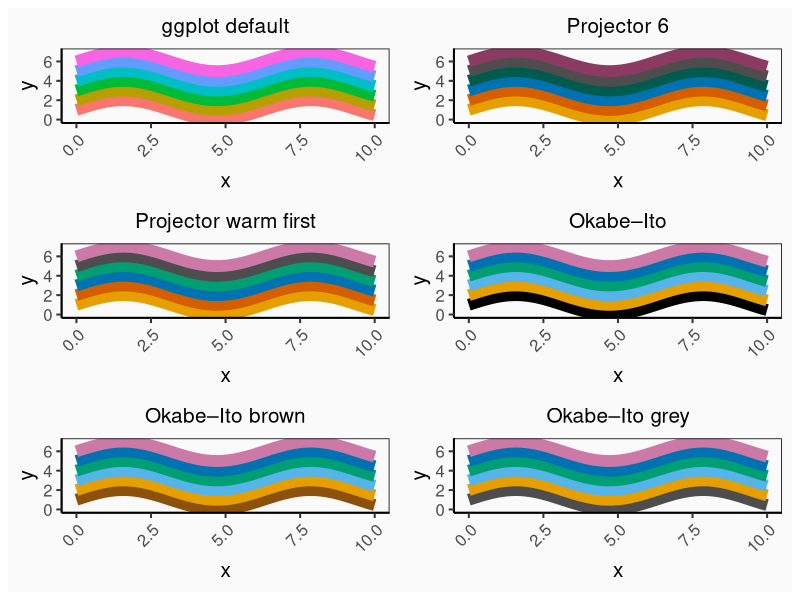
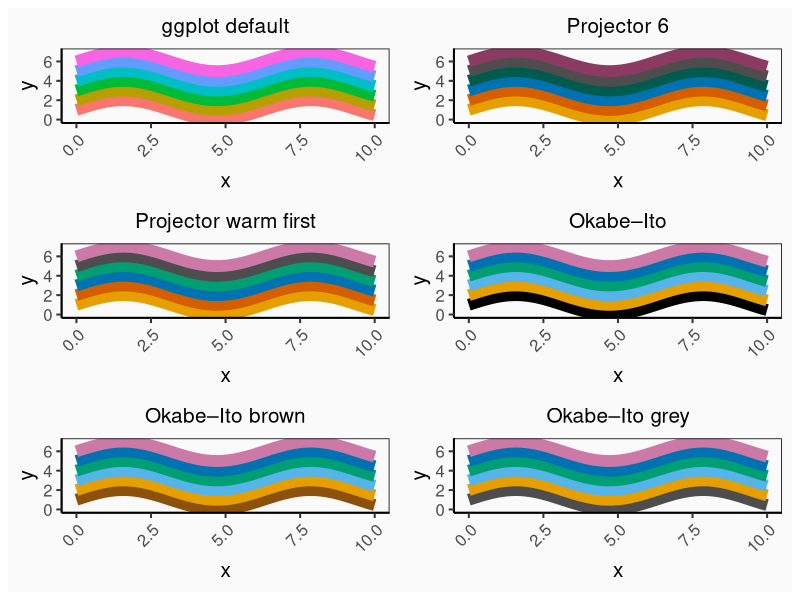

These charts were generated, in order, by the following R code:
library(ggplot2)
library(patchwork)
library(viridis)
library(RColorBrewer)

# reset the defaults
rm(scale_colour_discrete, scale_color_discrete)

# plot background
my_theme <- function() {
  theme_bw(base_size = 15) +
    theme(
      panel.background = element_rect(fill = "#FAFAFA"),
      plot.background  = element_rect(fill = "#FAFAFA", colour = NA),
      plot.title = element_text(hjust = 0.5, size = 1.0 * 15),
      plot.subtitle = element_text(hjust = 0.5),
      plot.caption = element_text(),
      axis.text.x = element_text(angle = 45, hjust = 1),
      panel.grid.major = element_blank(),
      panel.grid.minor = element_blank(),
      axis.line        = element_line(colour = "black")
    )
}


# Define Okabe–Ito (6 colours)
okabe_ito_cols <- c(
  "#000000",  # black
  "#E69F00",  # orange
  "#56B4E9",  # sky blue
  "#009E73",  # bluish green
  "#0072B2",  # blue
  "#CC79A7"   # purple
)

okabe_ito_brown <- c(
  "#8C510A",  # dark brown
  "#E69F00",  # orange
  "#56B4E9",  # sky blue
  "#009E73",  # bluish green
  "#0072B2",  # blue
  "#CC79A7"   # purple
)

okabe_ito_grey <- c(
  "#4D4D4D",  # dark grey (instead of black)
  "#E69F00",  # orange
  "#56B4E9",  # sky blue
  "#009E73",  # bluish green
  "#0072B2",  # blue
  "#CC79A7"   # purple
)

# Projector-optimised 6-line palette (high luminance separation)
# This is the safest palette I know for bad rooms:
#Why this works:
#No pastel colours
#No light yellows
#Strong differences in brightness
#All survive saturation loss

projector_cols <- c(
  "#4D4D4D",  # dark grey (very stable)
  "#E69F00",  # orange (projects well)
  "#0072B2",  # strong blue (survives washout)
  "#009E73",  # bluish green (distinct from blue)
  "#D55E00",  # vermillion (high contrast)
  "#CC79A7"   # purple (still separable when faded)
)

projector_cols_warm_first <- c(
  "#E69F00",  # orange
  "#D55E00",  # vermillion
  "#0072B2",  # strong blue
  "#009E73",  # bluish green
  "#4D4D4D",  # dark grey (last)
  "#CC79A7"  # purple
)

projector6 <- c(
  "#E69F00", # orange  (very stable)
  "#D55E00", # vermillion (very stable)
  "#0072B2", # blue (stable)
  "#005B4F", # deep teal (stronger than #009E73 on projectors)
  "#4D4D4D",  # dark grey (stable)
  "#8B3A62" # dark purple/magenta (holds up better than #CC79A7)
)

# Example data: 6 trajectories
df <- expand.grid(
  x = seq(0, 10, length.out = 100),
  group = factor(paste0("Line ", 1:6))
)
df$y <- with(df, as.numeric(group) + sin(x))

base_plot <- ggplot(df, aes(x, y, colour = group)) +
  geom_line(linewidth = 4) +
  my_theme() +
  theme(legend.position = "none")

p_default <- base_plot +
  scale_colour_discrete() +
  ggtitle("ggplot default")

p_dark2 <- base_plot +
  scale_colour_brewer(palette = "Dark2") +
  ggtitle("Dark2")

p_viridis <- base_plot +
  scale_colour_viridis_d() +
  ggtitle("Viridis (discrete)")

p_okabe <- base_plot +
  scale_colour_manual(values = okabe_ito_cols) +
  ggtitle("Okabe–Ito")

p_okabe_brown <- base_plot +
  scale_colour_manual(values = okabe_ito_brown) +
  ggtitle("Okabe–Ito brown")

p_okabe_grey <- base_plot +
  scale_colour_manual(values = okabe_ito_grey) +
  ggtitle("Okabe–Ito grey")

p_okabe_projector <- base_plot +
  scale_colour_manual(values = projector_cols) +
  ggtitle("Projector optimised")

p_okabe_projector_warm_first <- base_plot +
  scale_colour_manual(values = projector_cols_warm_first) +
  ggtitle("Projector warm first")

p_okabe_projector6 <- base_plot +
  scale_colour_manual(values = projector6) +
  ggtitle("Projector 6")


p <- (p_default | p_okabe_projector6) / (p_okabe_projector_warm_first | p_okabe) / (p_okabe_brown | p_okabe_grey)
p
ggsave(plot = p, file = "test_palettes.pdf", height = 10, width = 6)
